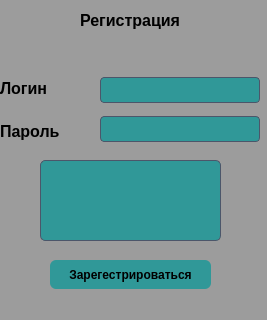
<?xml version="1.0" encoding="UTF-8"?>
<ui version="4.0">
 <class>RegisterDialog</class>
 <widget class="QDialog" name="RegisterDialog">
  <property name="geometry">
   <rect>
    <x>0</x>
    <y>0</y>
    <width>267</width>
    <height>320</height>
   </rect>
  </property>
  <property name="windowTitle">
   <string>Dialog</string>
  </property>
  <property name="styleSheet">
   <string notr="true">QDialog {
	background-color: #9c9c9c;
    color: #D8DEE9;
    font-family: Segoe UI;
    font-size: 12pt;
}</string>
  </property>
  <widget class="QLabel" name="label">
   <property name="geometry">
    <rect>
     <x>80</x>
     <y>10</y>
     <width>121</width>
     <height>20</height>
    </rect>
   </property>
   <property name="autoFillBackground">
    <bool>false</bool>
   </property>
   <property name="styleSheet">
    <string notr="true">QLabel {
    color: black;
    background: transparent; /* Или убрать фон вообще */
    font-weight: bold;
    font-size: 12pt;
}</string>
   </property>
   <property name="text">
    <string>Регистрация</string>
   </property>
  </widget>
  <widget class="QPushButton" name="pushButton">
   <property name="geometry">
    <rect>
     <x>50</x>
     <y>260</y>
     <width>161</width>
     <height>29</height>
    </rect>
   </property>
   <property name="styleSheet">
    <string notr="true">QPushButton {
    background-color: #309898;
    color: black;
    border-radius: 6px;
    padding: 6px;
    font-weight: bold;
}</string>
   </property>
   <property name="text">
    <string>Зарегестрироваться</string>
   </property>
  </widget>
  <widget class="QWidget" name="gridLayoutWidget">
   <property name="geometry">
    <rect>
     <x>0</x>
     <y>70</y>
     <width>91</width>
     <height>80</height>
    </rect>
   </property>
   <layout class="QGridLayout" name="gridLayout">
    <item row="2" column="0">
     <widget class="QLabel" name="label_3">
      <property name="styleSheet">
       <string notr="true">QLabel {
    color: black;
    background: transparent; /* Или убрать фон вообще */
    font-weight: bold;
    font-size: 12pt;
}</string>
      </property>
      <property name="text">
       <string>Пароль</string>
      </property>
     </widget>
    </item>
    <item row="1" column="0">
     <widget class="QLabel" name="label_2">
      <property name="styleSheet">
       <string notr="true">QLabel {
    color: black;
    background: transparent; /* Или убрать фон вообще */
    font-weight: bold;
    font-size: 12pt;
}</string>
      </property>
      <property name="text">
       <string>Логин</string>
      </property>
     </widget>
    </item>
   </layout>
  </widget>
  <widget class="QWidget" name="gridLayoutWidget_2">
   <property name="geometry">
    <rect>
     <x>100</x>
     <y>70</y>
     <width>160</width>
     <height>80</height>
    </rect>
   </property>
   <layout class="QGridLayout" name="gridLayout_2">
    <item row="0" column="0">
     <widget class="QLineEdit" name="lineEdit">
      <property name="styleSheet">
       <string notr="true">QLineEdit {
    background-color: #309898;
    color: black;
    border: 1px solid #4C566A;
    border-radius: 4px;
    padding: 4px;
}</string>
      </property>
     </widget>
    </item>
    <item row="1" column="0">
     <widget class="QLineEdit" name="lineEdit_2">
      <property name="styleSheet">
       <string notr="true">QLineEdit {
    background-color: #309898;
    color: black;
    border: 1px solid #4C566A;
    border-radius: 4px;
    padding: 4px;
}</string>
      </property>
     </widget>
    </item>
   </layout>
  </widget>
  <widget class="QTextEdit" name="textEdit_3">
   <property name="geometry">
    <rect>
     <x>40</x>
     <y>160</y>
     <width>181</width>
     <height>81</height>
    </rect>
   </property>
   <property name="styleSheet">
    <string notr="true">QTextEdit {
    background-color: #309898;
    color: black;
    border: 1px solid #4C566A;
    border-radius: 5px;
    padding: 6px;
}</string>
   </property>
  </widget>
 </widget>
 <resources/>
 <connections/>
</ui>
